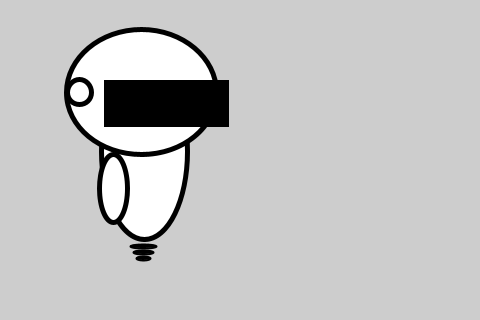
Frame 1 (no input)
Frame 60 (the mouse pressed at the canvas centre just before this capture): identical to frame 1, image omitted
Frame 120 (the mouse held since frame 60 and released just before this capture): identical to frame 1, image omitted

The Processing sketch that drew this single still picture (run headless with seeded random() and noise(); from frame 60 on, the mouse is pressed at the canvas centre):

// Processing sketch: processing_4984
// ── processing_4984.pde

//Robot .SAB 

 int bodyX = 144; 
 int bodyY = 151; 
 int bodyWidth = 86; 
 int bodyHeight = 176; 

  void setup(){ 
       //Draw the display window 480 pixels wide and 320 pixels high 
   size(480,320);  
       //smooth all edges 
   smooth(); 
  
}
void draw() 
 { 
    //grey 
    background(205); 
  
    //ellipse body 
    fill(255); 
    strokeWeight(5); 
    ellipse(bodyX,bodyY,bodyWidth,bodyHeight); 
  
    //head ellipse shape 
    ellipse (bodyX - 3, bodyY - 59, bodyWidth + 64, bodyHeight - 51); 
    fill(255); 
    strokeWeight(5); 
  
    // left ear/headphone 
    fill(255); 
    stroke(0); 
    strokeWeight(5); 
    ellipse(bodyX - 65, bodyY - 59, bodyWidth - 62, bodyHeight - 151); 
 
    // eyes/visor black 
    fill(0); 
    rect(bodyX - 38, bodyY-69, bodyWidth +34, bodyHeight - 134); 
   
    //arm 
    fill(255); 
    strokeWeight(5); 
    stroke(0); 
    ellipse(bodyX - 31 , bodyY + 37, bodyWidth - 58, bodyHeight - 108); 
  
    //legs
    fill(0); 
    strokeWeight(2); 
    ellipse(bodyX -1,bodyY +95 ,26,4); 
    ellipse(bodyX -1,bodyY +101 ,20,4); 
    ellipse(bodyX -1,bodyY +107 ,14,4); 
    
  } 
